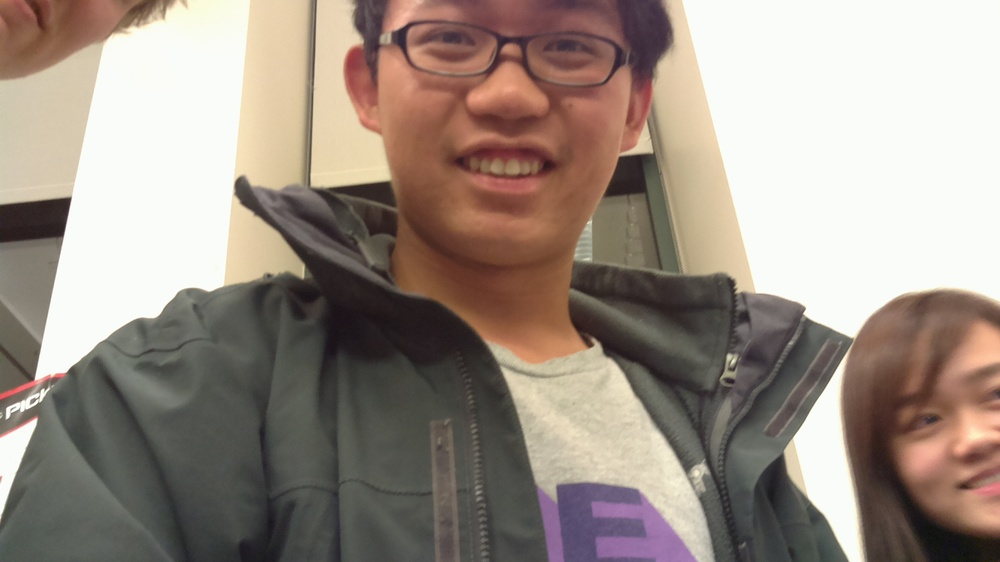
#> input picture testings/lincong_fat.jpg, 1000 x 562 px, shrunk from 1920 x 1080 before the run
$ python detect_color_image.py --image ../lincong_fat.jpg
#> lines starting #> are read from the running program, lines starting #| are printed output that depends on the picture; after the words box and inside, x2 and y2 are one past the last pixel; in counts of white or black regions, pixels touching at a corner belong together
#name it detect_color.py
#run the script python detect_color.py --image pokemon_games.png
# import the necessary packages
import numpy as np
import argparse
import cv2

# construct the argument parse and parse the arguments
ap = argparse.ArgumentParser()
ap.add_argument("-i", "--image", help = "path to the image")
args = vars(ap.parse_args())

# load the image
image = cv2.imread(args["image"])
#> image is the input picture: shape (562, 1000, 3); mean B, G, R 132.5, 142.4, 155.1

# define the list of boundaries which is the list of colors in RGB
boundaries = [
	([17, 15, 100], [50, 56, 200]),
	([86, 31, 4], [220, 88, 50]),
	([25, 146, 190], [62, 174, 250]),
	([103, 86, 65], [145, 133, 128])
	#([0, 0, 0], [15, 15, 15])
]

# loop over the boundaries for performing the actual color detection
for (lower, upper) in boundaries:
    # create NumPy arrays from the boundaries
    lower = np.array(lower, dtype = "uint8")
    upper = np.array(upper, dtype = "uint8")
    # find the colors within the specified boundaries and apply
    # the mask
    mask = cv2.inRange(image, lower, upper) #image to perform color detection, then lower limit of the color we want to detect, a binary mask is returned, where white pixels (255) represent pixels that fall into the upper and lower limit range and black pixels (0) do not.
    output = cv2.bitwise_and(image, image, mask = mask) #showing only pixels in the image that have a corresponding white value in the mask
    # show the images/ output
    cv2.imshow("images", np.hstack([image, output]))
    cv2.waitKey(0)
#> this loop made 4 passes
#> pass 1, `mask = cv2.inRange(image, lower, upper)`:
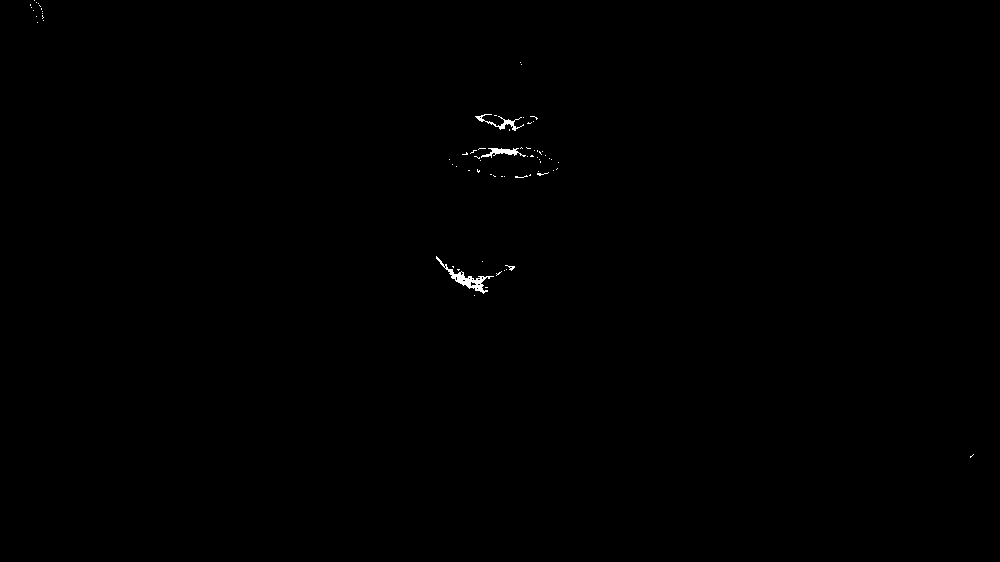
#> mask: shape (562, 1000); 0.18% white; 70 white regions (66 under 20 px), largest, box (x1, y1, x2, y2) and area: (436, 256, 494, 294) 407, (475, 114, 524, 131) 189, (481, 148, 526, 158) 188, (505, 265, 515, 271) 23
#> pass 1, `cv2.imshow("images", np.hstack([image, output]))`:
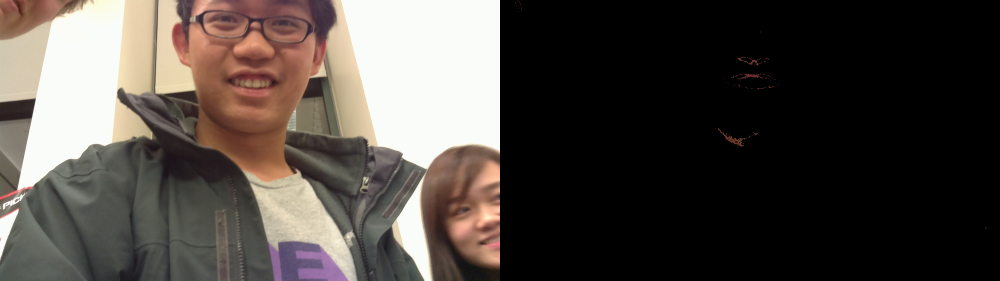
#> window 'images': shape (562, 2000, 3) (shown at 1/2 size); mean B, G, R 66.3, 71.2, 77.6
